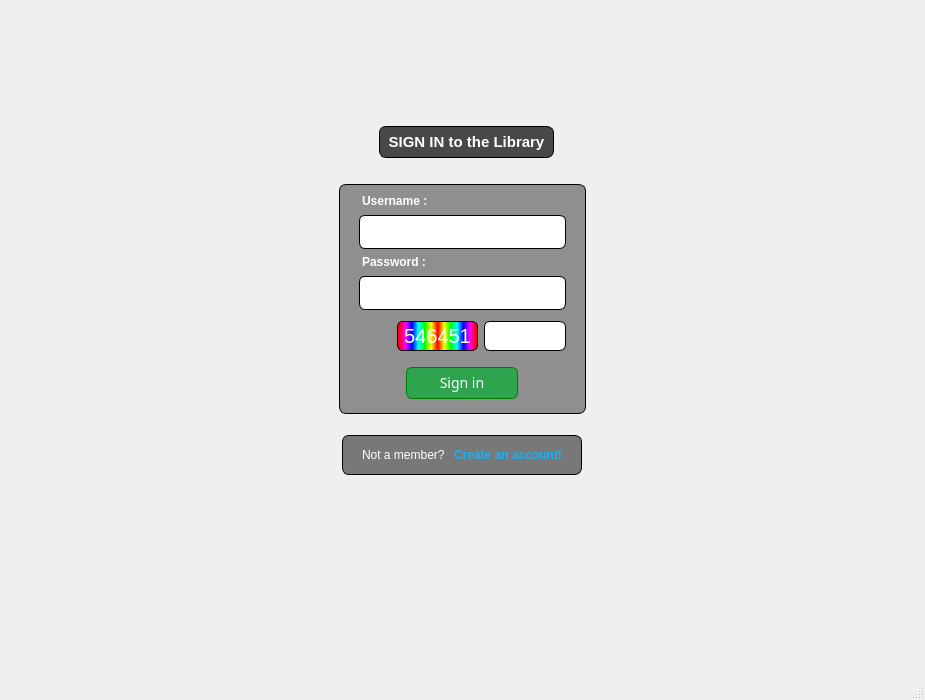
<?xml version="1.0" encoding="UTF-8"?>
<ui version="4.0">
 <class>SignIn</class>
 <widget class="QMainWindow" name="SignIn">
  <property name="windowModality">
   <enum>Qt::NonModal</enum>
  </property>
  <property name="geometry">
   <rect>
    <x>0</x>
    <y>0</y>
    <width>925</width>
    <height>700</height>
   </rect>
  </property>
  <property name="sizePolicy">
   <sizepolicy hsizetype="Fixed" vsizetype="Fixed">
    <horstretch>0</horstretch>
    <verstretch>0</verstretch>
   </sizepolicy>
  </property>
  <property name="windowTitle">
   <string>SignIn</string>
  </property>
  <property name="styleSheet">
   <string notr="true">#centralwidget
{
	border-image: url(:/img/C:/Users/DELTAcomputer/Desktop/lib1.jpg);
}

#QLabel::captcha
{
	border-image: url(:/new/prefix1/C:/Users/DELTAcomputer/Desktop/icons/captcha.PNG);
color : white;
}
</string>
  </property>
  <widget class="QWidget" name="centralwidget">
   <layout class="QHBoxLayout" name="horizontalLayout_2">
    <item>
     <widget class="QWidget" name="widget" native="true">
      <layout class="QVBoxLayout" name="verticalLayout_5">
       <property name="leftMargin">
        <number>20</number>
       </property>
       <property name="topMargin">
        <number>20</number>
       </property>
       <property name="rightMargin">
        <number>20</number>
       </property>
       <property name="bottomMargin">
        <number>20</number>
       </property>
       <item>
        <layout class="QHBoxLayout" name="horizontalLayout_9">
         <property name="leftMargin">
          <number>0</number>
         </property>
         <property name="topMargin">
          <number>0</number>
         </property>
         <property name="rightMargin">
          <number>0</number>
         </property>
         <property name="bottomMargin">
          <number>0</number>
         </property>
         <item>
          <spacer name="horizontalSpacer_17">
           <property name="orientation">
            <enum>Qt::Horizontal</enum>
           </property>
           <property name="sizeHint" stdset="0">
            <size>
             <width>40</width>
             <height>20</height>
            </size>
           </property>
          </spacer>
         </item>
         <item>
          <widget class="QPushButton" name="exit">
           <property name="cursor">
            <cursorShape>PointingHandCursor</cursorShape>
           </property>
           <property name="toolTip">
            <string>Exit!</string>
           </property>
           <property name="toolTipDuration">
            <number>-3</number>
           </property>
           <property name="styleSheet">
            <string notr="true">#exit
{
border : 10px;
}</string>
           </property>
           <property name="text">
            <string/>
           </property>
           <property name="icon">
            <iconset>
             <normaloff>C:/Users/DELTAcomputer/Desktop/IMG_9949.PNG</normaloff>C:/Users/DELTAcomputer/Desktop/IMG_9949.PNG</iconset>
           </property>
           <property name="iconSize">
            <size>
             <width>51</width>
             <height>51</height>
            </size>
           </property>
          </widget>
         </item>
        </layout>
       </item>
       <item>
        <spacer name="verticalSpacer_2">
         <property name="orientation">
          <enum>Qt::Vertical</enum>
         </property>
         <property name="sizeType">
          <enum>QSizePolicy::Expanding</enum>
         </property>
         <property name="sizeHint" stdset="0">
          <size>
           <width>20</width>
           <height>40</height>
          </size>
         </property>
        </spacer>
       </item>
       <item>
        <layout class="QHBoxLayout" name="horizontalLayout_6">
         <property name="leftMargin">
          <number>0</number>
         </property>
         <property name="topMargin">
          <number>20</number>
         </property>
         <property name="rightMargin">
          <number>0</number>
         </property>
         <property name="bottomMargin">
          <number>10</number>
         </property>
         <item>
          <spacer name="horizontalSpacer_13">
           <property name="orientation">
            <enum>Qt::Horizontal</enum>
           </property>
           <property name="sizeType">
            <enum>QSizePolicy::Expanding</enum>
           </property>
           <property name="sizeHint" stdset="0">
            <size>
             <width>350</width>
             <height>20</height>
            </size>
           </property>
          </spacer>
         </item>
         <item>
          <widget class="QLabel" name="TitrLabel">
           <property name="font">
            <font>
             <pointsize>-1</pointsize>
             <weight>75</weight>
             <bold>true</bold>
            </font>
           </property>
           <property name="styleSheet">
            <string notr="true">#TitrLabel
{
font-size: 15px;
    letter-spacing: -.50px;
color : white;
border : 1.25px solid black;
border-radius : 7px;
background-color : rgba(0, 0, 0,0.7);
    padding: 2px 8px;

}</string>
           </property>
           <property name="text">
            <string>SIGN IN to the Library</string>
           </property>
           <property name="alignment">
            <set>Qt::AlignHCenter|Qt::AlignTop</set>
           </property>
          </widget>
         </item>
         <item>
          <spacer name="horizontalSpacer_14">
           <property name="orientation">
            <enum>Qt::Horizontal</enum>
           </property>
           <property name="sizeHint" stdset="0">
            <size>
             <width>40</width>
             <height>20</height>
            </size>
           </property>
          </spacer>
         </item>
        </layout>
       </item>
       <item>
        <layout class="QHBoxLayout" name="horizontalLayout_4">
         <property name="leftMargin">
          <number>20</number>
         </property>
         <property name="topMargin">
          <number>10</number>
         </property>
         <property name="rightMargin">
          <number>20</number>
         </property>
         <property name="bottomMargin">
          <number>10</number>
         </property>
         <item>
          <spacer name="horizontalSpacer_9">
           <property name="orientation">
            <enum>Qt::Horizontal</enum>
           </property>
           <property name="sizeHint" stdset="0">
            <size>
             <width>40</width>
             <height>20</height>
            </size>
           </property>
          </spacer>
         </item>
         <item>
          <spacer name="horizontalSpacer_7">
           <property name="orientation">
            <enum>Qt::Horizontal</enum>
           </property>
           <property name="sizeHint" stdset="0">
            <size>
             <width>249</width>
             <height>20</height>
            </size>
           </property>
          </spacer>
         </item>
         <item>
          <layout class="QVBoxLayout" name="verticalLayout_4">
           <property name="leftMargin">
            <number>20</number>
           </property>
           <property name="topMargin">
            <number>0</number>
           </property>
           <property name="rightMargin">
            <number>20</number>
           </property>
           <property name="bottomMargin">
            <number>0</number>
           </property>
           <item>
            <widget class="QWidget" name="SignInLay" native="true">
             <property name="styleSheet">
              <string notr="true">#SignInLay
{
background-color : rgba(0, 0, 0,0.4);
border : 1.25px solid black;
border-radius : 7px;
margin-right: 10;
margin-left: 10;
}</string>
             </property>
             <layout class="QVBoxLayout" name="verticalLayout_3">
              <property name="leftMargin">
               <number>20</number>
              </property>
              <property name="topMargin">
               <number>10</number>
              </property>
              <property name="rightMargin">
               <number>20</number>
              </property>
              <property name="bottomMargin">
               <number>10</number>
              </property>
              <item>
               <layout class="QVBoxLayout" name="verticalLayout">
                <item>
                 <widget class="QLabel" name="UserLabel">
                  <property name="font">
                   <font>
                    <weight>75</weight>
                    <bold>true</bold>
                   </font>
                  </property>
                  <property name="styleSheet">
                   <string notr="true">#UserLabel
{
color : white;
margin-bottom:1px;
margin-right: 10;
margin-left: 10;
}</string>
                  </property>
                  <property name="text">
                   <string>Username :</string>
                  </property>
                 </widget>
                </item>
                <item>
                 <widget class="QLineEdit" name="UserLine">
                  <property name="autoFillBackground">
                   <bool>false</bool>
                  </property>
                  <property name="styleSheet">
                   <string notr="true">#UserLine
{
border: 1px solid;
border-radius: 6px;
background-repeat: no-repeat;
background-position: right 8px center;
padding: 5px 12px;
font-size: 14px;
line-height: 20px;
color : rgb(36, 41, 46);
vertical-align: middle;
background-color: rgb(255, 255, 255);
font-family: inherit;
font: inherit;
width: 100%;
margin-right: 10;
margin-left: 10;
}</string>
                  </property>
                  <property name="frame">
                   <bool>true</bool>
                  </property>
                  <property name="echoMode">
                   <enum>QLineEdit::Normal</enum>
                  </property>
                 </widget>
                </item>
               </layout>
              </item>
              <item>
               <layout class="QVBoxLayout" name="verticalLayout_2">
                <property name="bottomMargin">
                 <number>5</number>
                </property>
                <item>
                 <widget class="QLabel" name="PassLabel">
                  <property name="font">
                   <font>
                    <weight>75</weight>
                    <bold>true</bold>
                   </font>
                  </property>
                  <property name="styleSheet">
                   <string notr="true">#PassLabel
{
color : white;
margin-bottom:1px;
margin-right: 10;
margin-left: 10;
}</string>
                  </property>
                  <property name="text">
                   <string>Password :</string>
                  </property>
                 </widget>
                </item>
                <item>
                 <widget class="QLineEdit" name="PassLine">
                  <property name="styleSheet">
                   <string notr="true">#PassLine
{
border: 1px solid;
border-radius: 6px;
background-repeat: no-repeat;
background-position: right 8px center;
padding: 5px 12px;
font-size: 14px;
line-height: 20px;
color : rgb(36, 41, 46);
vertical-align: middle;
background-color: rgb(255, 255, 255);
font-family: inherit;
font: inherit;
margin-right: 10;
margin-left: 10;
width: 100%;
}</string>
                  </property>
                  <property name="echoMode">
                   <enum>QLineEdit::Password</enum>
                  </property>
                 </widget>
                </item>
               </layout>
              </item>
              <item>
               <layout class="QHBoxLayout" name="horizontalLayout_7">
                <property name="leftMargin">
                 <number>10</number>
                </property>
                <property name="topMargin">
                 <number>0</number>
                </property>
                <property name="rightMargin">
                 <number>10</number>
                </property>
                <property name="bottomMargin">
                 <number>0</number>
                </property>
                <item>
                 <widget class="QPushButton" name="Reload">
                  <property name="sizePolicy">
                   <sizepolicy hsizetype="Fixed" vsizetype="Fixed">
                    <horstretch>0</horstretch>
                    <verstretch>0</verstretch>
                   </sizepolicy>
                  </property>
                  <property name="cursor">
                   <cursorShape>PointingHandCursor</cursorShape>
                  </property>
                  <property name="toolTipDuration">
                   <number>-3</number>
                  </property>
                  <property name="styleSheet">
                   <string notr="true">#Reload
{
border : 10px;
}</string>
                  </property>
                  <property name="text">
                   <string/>
                  </property>
                  <property name="icon">
                   <iconset>
                    <normaloff>C:/Users/DELTAcomputer/Desktop/icons/443459.png</normaloff>C:/Users/DELTAcomputer/Desktop/icons/443459.png</iconset>
                  </property>
                  <property name="iconSize">
                   <size>
                    <width>30</width>
                    <height>30</height>
                   </size>
                  </property>
                 </widget>
                </item>
                <item>
                 <widget class="QPushButton" name="CaptchaBtn">
                  <property name="styleSheet">
                   <string notr="true">#CaptchaBtn 
{
	background-color: qlineargradient(spread:reflect, x1:0.502, y1:0, x2:0.02, y2:0, stop:0 rgba(255, 0, 0, 255), stop:0.166 rgba(255, 255, 0, 255), stop:0.333 rgba(0, 255, 0, 255), stop:0.5 rgba(0, 255, 255, 255), stop:0.666 rgba(0, 0, 255, 255), stop:0.833 rgba(255, 0, 255, 255), stop:1 rgba(255, 0, 0, 255));
border: 1px solid;
border-radius: 6px;
padding: 2px 6px;
font-size: 20px;
color : white;
}</string>
                  </property>
                  <property name="text">
                   <string>546451</string>
                  </property>
                  <property name="iconSize">
                   <size>
                    <width>150</width>
                    <height>150</height>
                   </size>
                  </property>
                 </widget>
                </item>
                <item>
                 <widget class="QLineEdit" name="CaptchaLine">
                  <property name="styleSheet">
                   <string notr="true">#CaptchaLine
{
border: 1px solid;
border-radius: 6px;
padding: 5px 15px;
font-size: 14px;
color : rgb(36, 41, 46);
vertical-align: middle;
background-color: rgb(255, 255, 255);

width: 50%;
}</string>
                  </property>
                 </widget>
                </item>
               </layout>
              </item>
              <item>
               <layout class="QHBoxLayout" name="horizontalLayout_3">
                <property name="leftMargin">
                 <number>20</number>
                </property>
                <property name="topMargin">
                 <number>10</number>
                </property>
                <property name="rightMargin">
                 <number>20</number>
                </property>
                <property name="bottomMargin">
                 <number>0</number>
                </property>
                <item>
                 <spacer name="horizontalSpacer_5">
                  <property name="orientation">
                   <enum>Qt::Horizontal</enum>
                  </property>
                  <property name="sizeHint" stdset="0">
                   <size>
                    <width>40</width>
                    <height>20</height>
                   </size>
                  </property>
                 </spacer>
                </item>
                <item>
                 <widget class="QPushButton" name="SignInBtn">
                  <property name="sizePolicy">
                   <sizepolicy hsizetype="Fixed" vsizetype="Fixed">
                    <horstretch>0</horstretch>
                    <verstretch>0</verstretch>
                   </sizepolicy>
                  </property>
                  <property name="font">
                   <font>
                    <family>inherit</family>
                    <pointsize>-1</pointsize>
                    <weight>50</weight>
                    <italic>false</italic>
                    <bold>false</bold>
                   </font>
                  </property>
                  <property name="cursor">
                   <cursorShape>PointingHandCursor</cursorShape>
                  </property>
                  <property name="styleSheet">
                   <string notr="true">#SignInBtn
{
color: rgb(255, 255, 255);
background-color: rgb(46, 164, 79);
display: block;
    width: 100%;
    text-align: center;
transition: .2s cubic-bezier(.3,0,.5,1);
transition-property: color,background-color,border-color;
position: relative;
    display: inline-block;
    font-size: 14px;
    font-weight: 500;
    line-height: 20px;
    white-space: nowrap;
    vertical-align: middle;
    cursor: pointer;
    -webkit-user-select: none;
font-family: inherit;
user-select: none;
    border: 1px solid green;
    border-radius: 6px;
font: inherit;

box-sizing: border-box;
    padding: 5px 5px;
}

#SignInBtn:hover
{
background-color: rgb(6, 143, 56);
}</string>
                  </property>
                  <property name="text">
                   <string>Sign in</string>
                  </property>
                 </widget>
                </item>
                <item>
                 <spacer name="horizontalSpacer_6">
                  <property name="orientation">
                   <enum>Qt::Horizontal</enum>
                  </property>
                  <property name="sizeHint" stdset="0">
                   <size>
                    <width>40</width>
                    <height>20</height>
                   </size>
                  </property>
                 </spacer>
                </item>
               </layout>
              </item>
              <item>
               <spacer name="verticalSpacer_3">
                <property name="orientation">
                 <enum>Qt::Vertical</enum>
                </property>
                <property name="sizeType">
                 <enum>QSizePolicy::Fixed</enum>
                </property>
                <property name="sizeHint" stdset="0">
                 <size>
                  <width>20</width>
                  <height>5</height>
                 </size>
                </property>
               </spacer>
              </item>
             </layout>
            </widget>
           </item>
          </layout>
         </item>
         <item>
          <spacer name="horizontalSpacer_10">
           <property name="orientation">
            <enum>Qt::Horizontal</enum>
           </property>
           <property name="sizeHint" stdset="0">
            <size>
             <width>40</width>
             <height>20</height>
            </size>
           </property>
          </spacer>
         </item>
         <item>
          <spacer name="horizontalSpacer_8">
           <property name="orientation">
            <enum>Qt::Horizontal</enum>
           </property>
           <property name="sizeType">
            <enum>QSizePolicy::Expanding</enum>
           </property>
           <property name="sizeHint" stdset="0">
            <size>
             <width>249</width>
             <height>20</height>
            </size>
           </property>
          </spacer>
         </item>
        </layout>
       </item>
       <item>
        <layout class="QHBoxLayout" name="horizontalLayout_5">
         <property name="leftMargin">
          <number>50</number>
         </property>
         <property name="topMargin">
          <number>5</number>
         </property>
         <property name="rightMargin">
          <number>50</number>
         </property>
         <property name="bottomMargin">
          <number>20</number>
         </property>
         <item>
          <spacer name="horizontalSpacer_18">
           <property name="orientation">
            <enum>Qt::Horizontal</enum>
           </property>
           <property name="sizeHint" stdset="0">
            <size>
             <width>40</width>
             <height>20</height>
            </size>
           </property>
          </spacer>
         </item>
         <item>
          <spacer name="horizontalSpacer_15">
           <property name="orientation">
            <enum>Qt::Horizontal</enum>
           </property>
           <property name="sizeType">
            <enum>QSizePolicy::Expanding</enum>
           </property>
           <property name="sizeHint" stdset="0">
            <size>
             <width>260</width>
             <height>20</height>
            </size>
           </property>
          </spacer>
         </item>
         <item>
          <spacer name="horizontalSpacer_11">
           <property name="orientation">
            <enum>Qt::Horizontal</enum>
           </property>
           <property name="sizeHint" stdset="0">
            <size>
             <width>40</width>
             <height>20</height>
            </size>
           </property>
          </spacer>
         </item>
         <item>
          <widget class="QWidget" name="lay" native="true">
           <property name="sizePolicy">
            <sizepolicy hsizetype="Preferred" vsizetype="Preferred">
             <horstretch>20</horstretch>
             <verstretch>20</verstretch>
            </sizepolicy>
           </property>
           <property name="styleSheet">
            <string notr="true">#lay
{
background-color : rgba(0, 0, 0,0.5);
border : 1.25px solid black;
border-radius : 7px;
}</string>
           </property>
           <layout class="QHBoxLayout" name="horizontalLayout">
            <property name="leftMargin">
             <number>20</number>
            </property>
            <property name="topMargin">
             <number>10</number>
            </property>
            <property name="rightMargin">
             <number>20</number>
            </property>
            <property name="bottomMargin">
             <number>10</number>
            </property>
            <item>
             <spacer name="horizontalSpacer_3">
              <property name="orientation">
               <enum>Qt::Horizontal</enum>
              </property>
              <property name="sizeHint" stdset="0">
               <size>
                <width>40</width>
                <height>20</height>
               </size>
              </property>
             </spacer>
            </item>
            <item>
             <widget class="QLabel" name="NoSignLabel">
              <property name="font">
               <font>
                <weight>50</weight>
                <bold>false</bold>
               </font>
              </property>
              <property name="styleSheet">
               <string notr="true">#NoSignLabel
{
color : white;
}</string>
              </property>
              <property name="text">
               <string>Not a member? </string>
              </property>
             </widget>
            </item>
            <item>
             <widget class="QPushButton" name="NewAccBtn">
              <property name="font">
               <font>
                <weight>75</weight>
                <bold>true</bold>
                <underline>false</underline>
               </font>
              </property>
              <property name="cursor">
               <cursorShape>PointingHandCursor</cursorShape>
              </property>
              <property name="mouseTracking">
               <bool>false</bool>
              </property>
              <property name="tabletTracking">
               <bool>false</bool>
              </property>
              <property name="styleSheet">
               <string notr="true">#NewAccBtn
{
color : rgb(16, 179, 255);
background-color: transparent;
border-radius : 7px;
}

#NewAccBtn:hover {
background-color: ;
text-decoration: underline;
}</string>
              </property>
              <property name="text">
               <string>Create an account!</string>
              </property>
             </widget>
            </item>
            <item>
             <spacer name="horizontalSpacer_4">
              <property name="orientation">
               <enum>Qt::Horizontal</enum>
              </property>
              <property name="sizeHint" stdset="0">
               <size>
                <width>40</width>
                <height>20</height>
               </size>
              </property>
             </spacer>
            </item>
           </layout>
          </widget>
         </item>
         <item>
          <spacer name="horizontalSpacer_12">
           <property name="orientation">
            <enum>Qt::Horizontal</enum>
           </property>
           <property name="sizeHint" stdset="0">
            <size>
             <width>40</width>
             <height>20</height>
            </size>
           </property>
          </spacer>
         </item>
         <item>
          <spacer name="horizontalSpacer_16">
           <property name="orientation">
            <enum>Qt::Horizontal</enum>
           </property>
           <property name="sizeType">
            <enum>QSizePolicy::Expanding</enum>
           </property>
           <property name="sizeHint" stdset="0">
            <size>
             <width>260</width>
             <height>20</height>
            </size>
           </property>
          </spacer>
         </item>
         <item>
          <spacer name="horizontalSpacer_19">
           <property name="orientation">
            <enum>Qt::Horizontal</enum>
           </property>
           <property name="sizeHint" stdset="0">
            <size>
             <width>40</width>
             <height>20</height>
            </size>
           </property>
          </spacer>
         </item>
        </layout>
       </item>
       <item>
        <spacer name="verticalSpacer">
         <property name="orientation">
          <enum>Qt::Vertical</enum>
         </property>
         <property name="sizeHint" stdset="0">
          <size>
           <width>20</width>
           <height>40</height>
          </size>
         </property>
        </spacer>
       </item>
       <item>
        <spacer name="verticalSpacer_4">
         <property name="orientation">
          <enum>Qt::Vertical</enum>
         </property>
         <property name="sizeHint" stdset="0">
          <size>
           <width>20</width>
           <height>40</height>
          </size>
         </property>
        </spacer>
       </item>
       <item>
        <spacer name="verticalSpacer_5">
         <property name="orientation">
          <enum>Qt::Vertical</enum>
         </property>
         <property name="sizeHint" stdset="0">
          <size>
           <width>20</width>
           <height>40</height>
          </size>
         </property>
        </spacer>
       </item>
      </layout>
     </widget>
    </item>
   </layout>
  </widget>
  <widget class="QMenuBar" name="menubar">
   <property name="geometry">
    <rect>
     <x>0</x>
     <y>0</y>
     <width>925</width>
     <height>26</height>
    </rect>
   </property>
  </widget>
  <widget class="QStatusBar" name="statusbar"/>
 </widget>
 <resources/>
 <connections/>
</ui>
